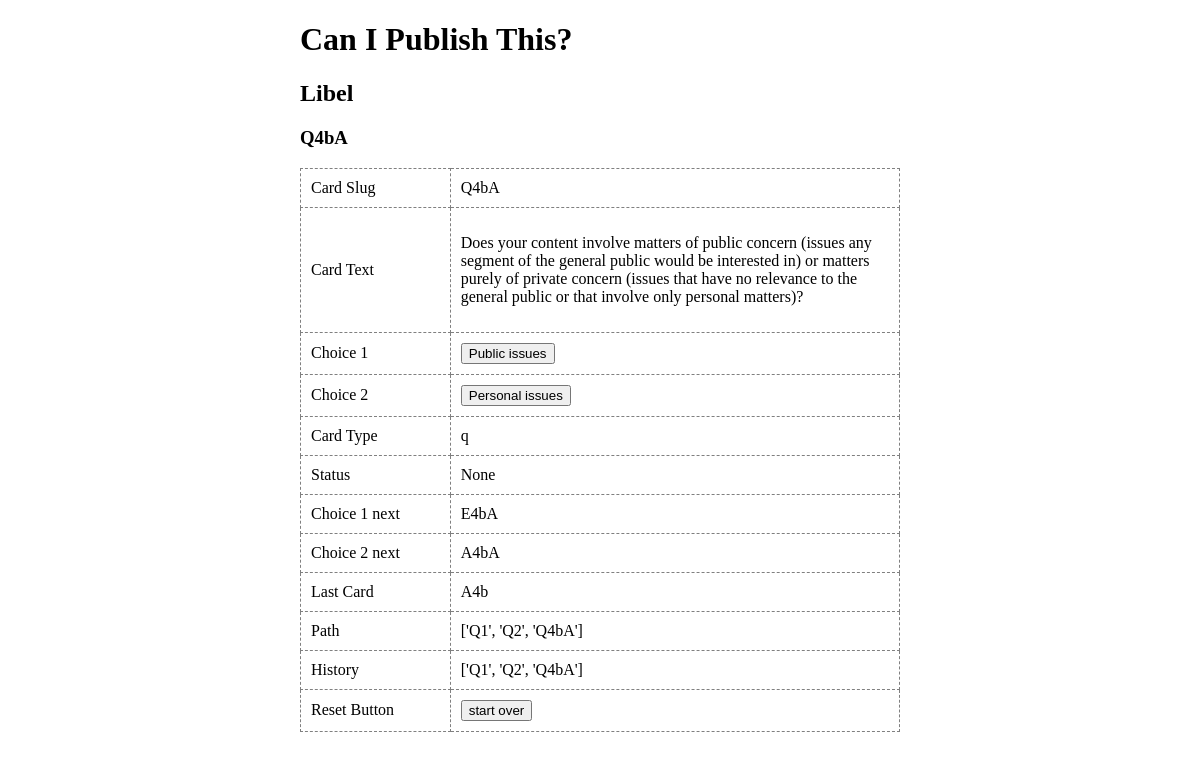
The page /libel/Q4bA/ on the database as committed earlier.
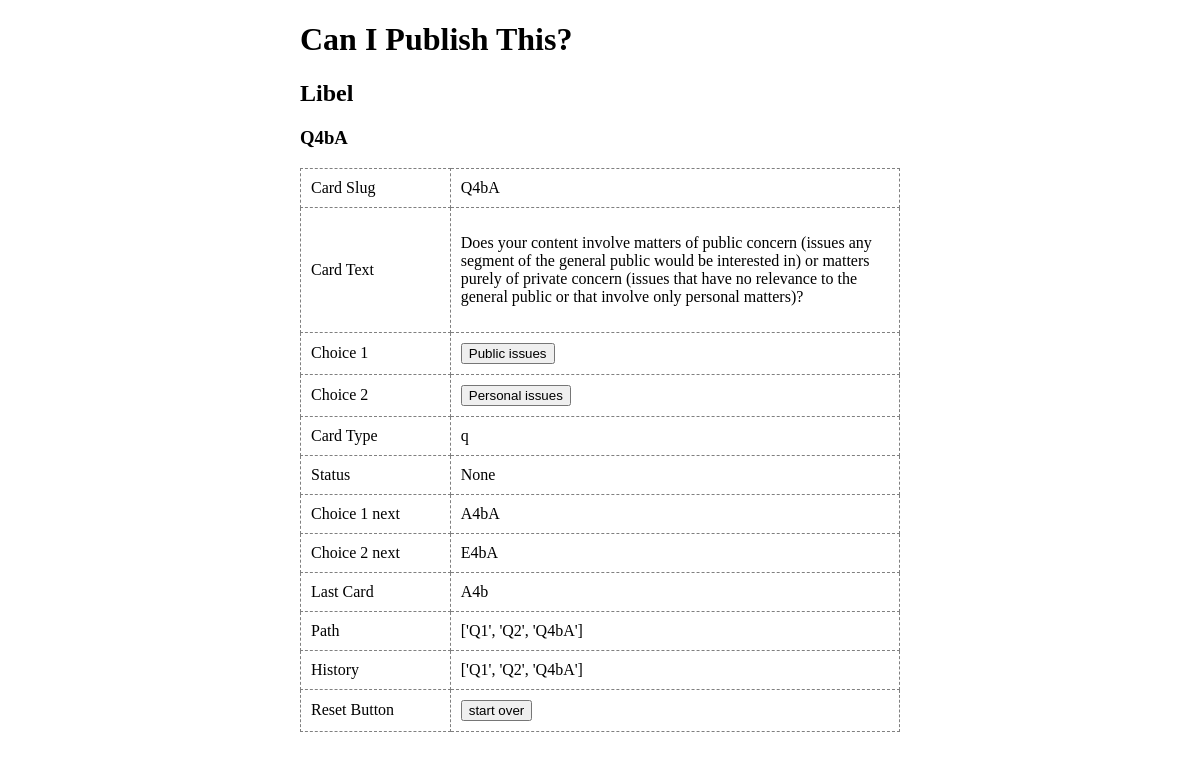
The same page on the database as committed later.
### libel/models.py (models this page shows, shortened)
class Card(models.Model):
    card_slug = models.CharField("Card Slug", max_length=4, null=True)
    card_text = models.TextField("Card Content", null=True)
    CARD_TYPE_CHOICES = (
        ('q', 'Question'),
        ('c', 'Continuation'),
        ('e', 'End Card')
    )
    card_type = models.CharField(
        "Card Type",
        max_length=1,
        choices=CARD_TYPE_CHOICES,
        default='q'
    )
    PUBLISH_CHOICES = (
        ('yes', 'Can Publish'),
        ('no', 'Pause')
    )
    can_publish_status = models.CharField(
        "Can Publish Status",
        max_length=3,
        choices=PUBLISH_CHOICES,
        blank=True,
        null=True
    )
    choice_one = models.CharField("Choice 1", max_length=144, blank=True, default="yes")
    choice_two = models.CharField("Choice 2", max_length=144, blank=True, default="no")
    def __str__(self):
        return self.card_slug

class Relationship(models.Model):
    card = models.ForeignKey(Card, on_delete=models.CASCADE)
    choice_one_next = models.ForeignKey(
        Card,
        on_delete=models.CASCADE,
        related_name="+",
        blank=True,
        null=True
    )
    choice_two_next = models.ForeignKey(
        Card,
        on_delete=models.CASCADE,
        related_name="+",
        blank=True,
        null=True
    )
    choice_back = models.ForeignKey(
        Card,
        on_delete=models.CASCADE,
        related_name="+",
        blank=True,
        null=True
    )

### libel/views.py (the view)
# urls.py: path('<slug:card_slug>/', views.card, name='card'),
def card(request, card_slug):
    card = CARDS.get(card_slug=card_slug)
    rel = RELS.get(card=card.id)
    if card_slug == 'Q1':
        reset_card_history()
        update_card_history('Q1')
    if card_history['path'][-1] != card_slug and\
        card_history['path'][-1] != rel.choice_back:
        update_card_history(card_slug)
    context = {
        'card': card,
        'rel': rel,
        'card_history': card_history
    }
    return render(request, 'libel/card.html', context)

### libel/views.py (called while the page is built)
def update_card_history(slug):
    card_history['path'].append(slug)
    slug_first_char = slug[0]
    card_type_exceptions = ['A', 'E']
    if slug_first_char not in card_type_exceptions and slug not in card_history['history']:
        card_history['history'].append(slug)

### libel/templates/libel/card.html (shortened to what this page needs)
{% extends "./_base.html" %}
{% block content %}
  <h3>{{ card.card_slug }}</h3>
  <table>
    <tr>
      <td>Card Slug</td>
      <td>{{ card.card_slug }}
      </td>
    </tr>
    <tr>
      <td>Card Text</td>
      <td>{% autoescape off %}{{ card.card_text }}{% endautoescape %}</td>
    </tr>
    <tr>
      <td>Choice 1</td>
      <td>
        <button
          class="choice"
          data-choice="{{ rel.choice_one_next }}"
          data-slug="{{ card.card_slug }}">
          {{ card.choice_one }}
        </button>
      </td>
    </tr>
    {% if card.choice_two != '' %}
    <tr>
      <td>Choice 2</td>
      <td>
        <button
          class="choice"
          data-choice="{{ rel.choice_two_next }}">
          {{ card.choice_two }}
        </button>
      </td>
    </tr>
    {% endif %}
    <tr>
      <td>Card Type</td>
      <td>{{ card.card_type }}</td>
    </tr>
    <tr>
      <td>Status</td>
      <td>{{ card.can_publish_status }}</td>
    </tr>
    <tr>
      <td>Choice 1 next</td>
      <td>{{ rel.choice_one_next }}</td>
    </tr>
    <tr>
      <td>Choice 2 next</td>
      <td>{{ rel.choice_two_next }}</td>
    </tr>
    <tr>
      <td>Last Card</td>
      <td>
        {% if card.card_slug != 'Q1' %}
        {{ rel.choice_back }}
        {% else %}
        None
        {% endif %}
    </tr>
    <tr>
      <td>Path</td>
      <td>{{ card_history.path }}</td>
    </tr>
    <tr>
      <td>History</td>
      <td>{{ card_history.history }}</td>
    </tr>
    {% if card.card_slug != 'Q1' %}
    <tr>
      <td>Reset Button</td>
      <td>
        <button
          class="choice"
          data-choice="Q1">
          start over
        </button>
      </td>
    </tr>
    {% endif %}
  </table>
{% endblock %}

### libel/templates/libel/_base.html (shortened to what this page needs)
<!DOCTYPE html>
<html lang="en">
<head>
  {% load static %}
  <link rel="stylesheet" type="text/css" href="{% static 'style.css' %}">
</head>
<body>
  <div class="container">
    <h1>Can I Publish This?</h1>
    <h2>Libel</h2>
    {% block content %}{% endblock %}
  </div>
</body>
</html>

### libel/static/style.css (style rules this page uses)
.container { margin: 20px auto; width: 600px; }
table, td { border: 1px dashed gray; border-collapse: collapse; box-sizing: border-box; padding: 10px; }
table { width: 100%; }
td:first-of-type { width: 25%; }
td { width: 75%; }
button { cursor: pointer; }

Rows that differ between the two databases and show on the page:
changed Relationship "A4bA": choice_one_next "E4bA" → "A4bA"; choice_two_next "A4bA" → "E4bA"
